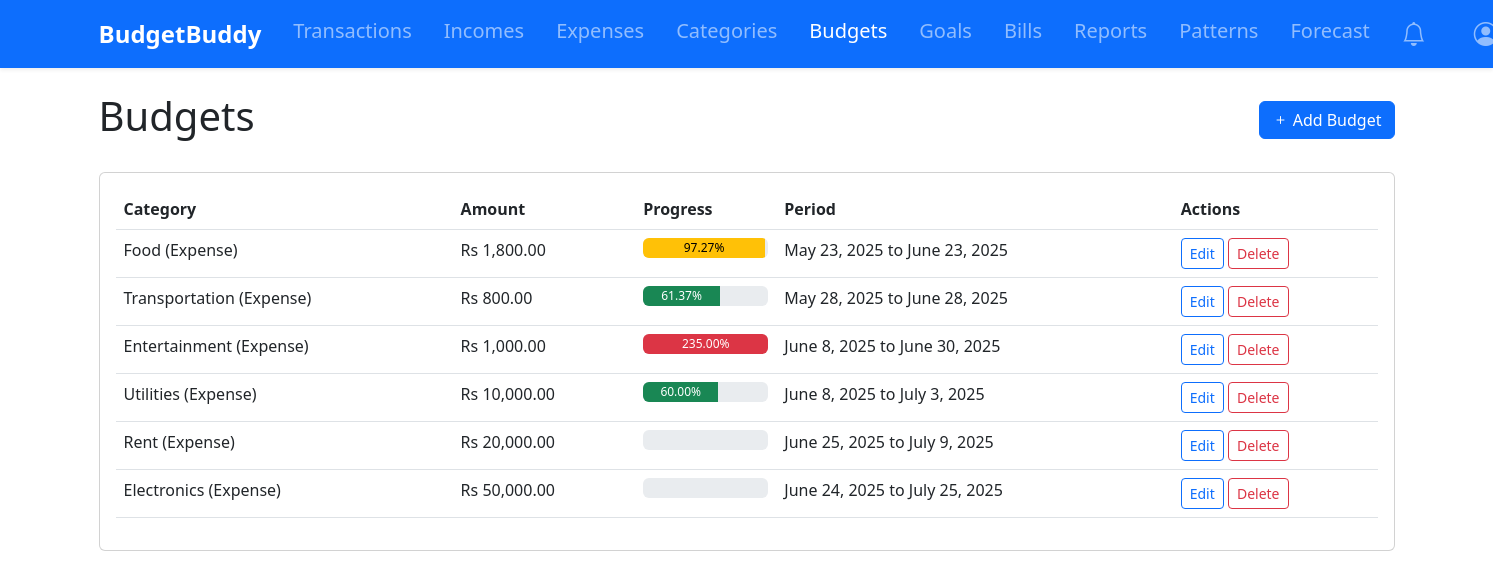
Page /budgets/ (signed in) on the committed database.
### tracker/models.py (models this page shows, shortened)
class Budget(models.Model):
    user = models.ForeignKey(User, on_delete=models.CASCADE)
    category = models.ForeignKey(Category, on_delete=models.CASCADE)
    amount = models.DecimalField(max_digits=10, decimal_places=2, validators=[MinValueValidator(0.01)])
    start_date = models.DateField()
    end_date = models.DateField()
    def progress(self):
        expenses = Transaction.objects.filter(
            user=self.user,
            category=self.category,
            date__gte=self.start_date,
            date__lte=self.end_date
        ).aggregate(total=models.Sum('amount'))['total'] or 0
        return (expenses / self.amount) * 100 if self.amount else 0

class Category(models.Model):
    name = models.CharField(max_length=100)
    user = models.ForeignKey(User, on_delete=models.CASCADE)
    CATEGORY_TYPES = [
        ('IN', 'Income'),
        ('EX', 'Expense'),
    ]
    category_type = models.CharField(max_length=2, choices=CATEGORY_TYPES)
    def __str__(self):
        return f"{self.name} ({self.get_category_type_display()})"

### tracker/views.py (the view)
# urls.py: path('budgets/', views.budget_list, name='budgets'),
@login_required
def budget_list(request):
    budgets = Budget.objects.filter(user=request.user)
    return render(request, 'tracker/budget_list.html', {'budgets': budgets})

### tracker/context_processors.py (called while the page is built)
def notifications_count(request):
    if request.user.is_authenticated:
        return {
            'unread_notifications_count': Notification.objects.filter(
                user=request.user,
                is_read=False
            ).count()
        }
    return {'unread_notifications_count': 0}

### tracker/models.py (called while the page is built)
    def progress(self):
        return (self.current_amount / self.target_amount) * 100 if self.target_amount else 0

### tracker/utils.py (called while the page is built, shortened)
def should_send_notification(notification_type, user, message):
    now = timezone.now()
    threshold = {
        'BUDGET': timedelta(hours=12),
        'GOAL': timedelta(days=1),
        'BILL': timedelta(days=1)
    }.get(notification_type, timedelta(days=1))
    existing = Notification.objects.filter(
        user=user,
        notification_type=notification_type,
        message=message,
        is_active=True
    ).order_by('-last_sent').first()
    if not existing:
        return True
    if existing.repeat_frequency == 'ONCE':
        return False
    elif existing.repeat_frequency == 'DAILY' and (now - existing.last_sent) >= timedelta(days=1):
        return True
    elif existing.repeat_frequency == 'WEEKLY' and (now - existing.last_sent) >= timedelta(weeks=1):
        return True
    return False

def create_notification(user, message, notification_type, repeat_frequency='ONCE'):
    if should_send_notification(notification_type, user, message):
        Notification.objects.create(
            user=user,
            message=message,
            notification_type=notification_type,
            repeat_frequency=repeat_frequency
        )

def check_goal_alerts(user):
    try:
        prefs = NotificationPreference.objects.get(user=user)
    except NotificationPreference.DoesNotExist:
        prefs = NotificationPreference(user=user)
    if not prefs.goal_alerts:
        return
    goals = Goal.objects.filter(user=user, completed=False)
    for goal in goals:
        progress = goal.progress()
        truncated = int(progress*100)/100
        days_left = (goal.target_date - timezone.now().date()).days
        if progress >= prefs.goal_days_prior:
            create_notification(
                user,
                f"Goal '{goal.name}' is {truncated:.2f}% complete!",
                'GOAL',
                'DAILY' if progress >= 95 else 'WEEKLY'
            )

### templates/tracker/budget_list.html (shortened to what this page needs)
{% extends 'base.html' %}
{% load humanize %}
{% block content %}
<div class="d-flex justify-content-between align-items-center mb-4">
    <h1>Budgets</h1>
    <a href="{% url 'add_budget' %}" class="btn btn-primary">
        <i class="bi bi-plus"></i> Add Budget
    </a>
</div>
<div class="card">
    <div class="card-body">
        <div class="table-responsive">
            <table class="table table-hover">
                <thead>
                    <tr>
                        <th>Category</th>
                        <th>Amount</th>
                        <th>Progress</th>
                        <th>Period</th>
                        <th>Actions</th>
                    </tr>
                </thead>
                <tbody>
                    {% for budget in budgets %}
                    <tr>
                        <td>{{ budget.category }}</td>
                        <td>Rs {{ budget.amount|intcomma }}</td>
                        <td>
                            <div class="progress" style="height: 20px;">
                                <div class="progress-bar {% if budget.progress >= 100 %}bg-danger{% elif budget.progress > 80 %}bg-warning{% else %}bg-success{% endif %}"
                                     role="progressbar"
                                     style="width: {% if budget.progress > 100 %}100{% else %}{{ budget.progress }}{% endif %}%; {% if budget.progress > 80 and budget.progress < 100 %}color: black; {% endif %}"
                                     aria-valuenow="{{ budget.progress }}"
                                     aria-valuemin="0"
                                     aria-valuemax="1000">
                                    {{ budget.progress|stringformat:"0.3f"|slice:":-1" }}%
                                </div>
                            </div>
                        </td>
                        <td>{{ budget.start_date }} to {{ budget.end_date }}</td>
                        <td>
                            <a href="{% url 'edit_budget' budget.pk %}" class="btn btn-sm btn-outline-primary">Edit</a>
                            <a href="{% url 'delete_budget' budget.pk %}" class="btn btn-sm btn-outline-danger">Delete</a>
                        </td>
                    </tr>
                    {% empty %}
                    <tr>
                        <td colspan="5" class="text-center">No budgets found.</td>
                    </tr>
                    {% endfor %}
                </tbody>
            </table>
        </div>
    </div>
</div>
{% endblock %}

### rows in the picture
Budget: category "Food (Expense)", amount "1,800.00", progress "97.27", start_date "May 23, 2025", end_date "June 23, 2025"
Budget: category "Transportation (Expense)", amount "800.00", progress "61.37", start_date "May 28, 2025", end_date "June 28, 2025"
Budget: category "Entertainment (Expense)", amount "1,000.00", progress "235.00", start_date "June 8, 2025", end_date "June 30, 2025"
Budget: category "Utilities (Expense)", amount "10,000.00", progress "60.00", start_date "June 8, 2025", end_date "July 3, 2025"
Budget: category "Rent (Expense)", amount "20,000.00", start_date "June 25, 2025", end_date "July 9, 2025"
Budget: category "Electronics (Expense)", amount "50,000.00", start_date "June 24, 2025", end_date "July 25, 2025"
